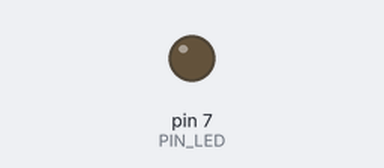
Recording of a sketch running on a simulated Arduino Uno, built with avr-gcc and run on an emulated ATmega328P. Parts: output pins drawn as LEDs (lit = HIGH). Dashed ring = blinking. At 2.0 s the program stops and its outputs stay as they are.

Above: at 0.5 s.
At 1.85 s:
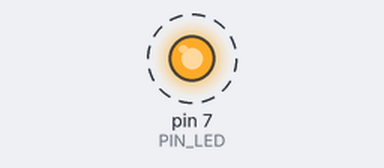
Timing chart, 0 to 3.0 s (numbered marks = the images above):
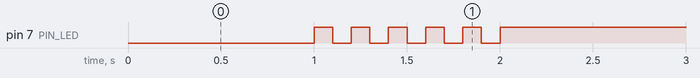

Measured:
- by itself, pin 7 (PIN_LED): alternates HIGH for 0.10 s and LOW for 0.10 s, 11 changes in all, then stays HIGH

The sketch:

05_practice_2.ino
```cpp
#define PIN_LED 7 //* 7th pin Control
unsigned int counter, toggle;

void setup() {
  pinMode(PIN_LED, OUTPUT);
  Serial.begin(115200); //* Initialize port
  while (!Serial) {
    ; //*wait connect
  }
  counter = 0;
  toggle = 0; //* Value - LED ON(7pin-GND)
  digitalWrite(PIN_LED, toggle); //* Write LED ON(7pin-GND)
}

void loop() {
  delay(1000); //* wait 1sec with LED ON
  while(counter < 10){
  	toggle = toggle_state(toggle); //* go to PWM 10 time
  	digitalWrite(PIN_LED, toggle); //* Write LED value
    delay(100);
  	++counter; // 10 time in 1-2sec
  }
  toggle = toggle_state(toggle); //* LED turn off after 2sec
  digitalWrite(PIN_LED, toggle); //* Write LED value(7pin High)
  while(1) {} // infinite loop ending
}

int toggle_state(int toggle) { //* toggle function
    toggle = !toggle; //* toggle LED value by NOT GATE.
	return toggle;
}
```
